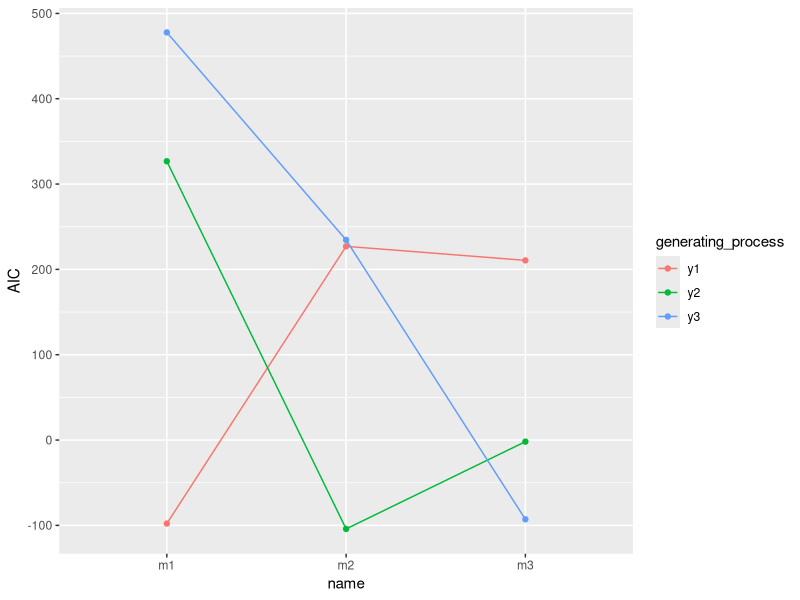
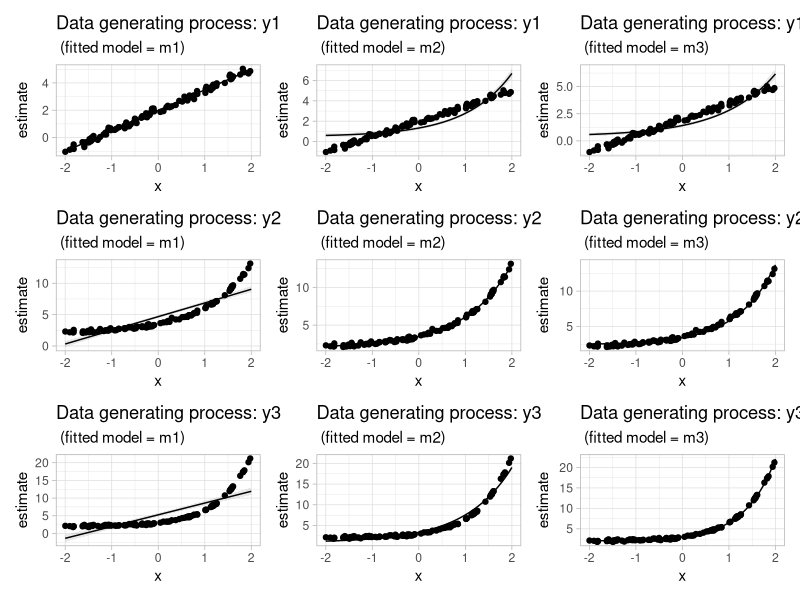

The R script that drew these images, in order: (Note: this script raises an error after producing the figures.)
# What does linearity mean?
library(tidyverse)
library(patchwork)

set.seed(123)

x <- runif(100, -2, 2)
b0 <- 2
b1 <- 1.5

df <- data.frame(
  x = x, 
  y1 = rnorm(length(x), b0 + b1 * x, 0.15))

df$y2 <- rnorm(length(x), b0 + b1 * exp(x), 0.15)
df$y3 <- rnorm(length(x), b0 + exp(b1 * x), 0.15)

df1 <- df |> pivot_longer(cols = y1:y3, values_to = "y", names_to = "generating_process") |> 
  nest(data = -generating_process) |> 
  mutate(
    m1 = map(data, ~ lm(y ~ x, data = .x)), 
    m2 = map(data, ~ lm(y ~ exp(x), data = .x)), 
    m3 = map(data, ~ nls(y ~ b0 + exp(b1 * x), start = list(b0 = 1, b1 = 1), data = .x))
  )

df2 <- df1 |> pivot_longer(cols = m1:m3) |> 
  mutate(AIC = map_dbl(value, AIC))

# Comparing with AIC
ggplot(df2, aes(name, AIC, col = generating_process, 
                group = generating_process)) + geom_point() + geom_line()
    
.x <- 1
p <- map(1:nrow(df2), ~ marginaleffects::predictions(
  df2$value[[.x]], 
  newdata = data.frame(x = seq(-2, 2, len = 100))) |> 
    ggplot(aes(x, estimate)) + 
    geom_ribbon(aes(ymin = conf.low, ymax = conf.high), alpha = 0.1) +
    geom_line() +
    geom_point(data = df2$data[[.x]], aes(x, y)) +
    labs(
    title = paste0("Data generating process: ", df2$generating_process[.x]), 
    subtitle = paste0(" (fitted model = ", df2$name[.x], ")")) +
    theme_light()
)

wrap_plots(p) +
  plot_layout(ncol = 3)

plots
